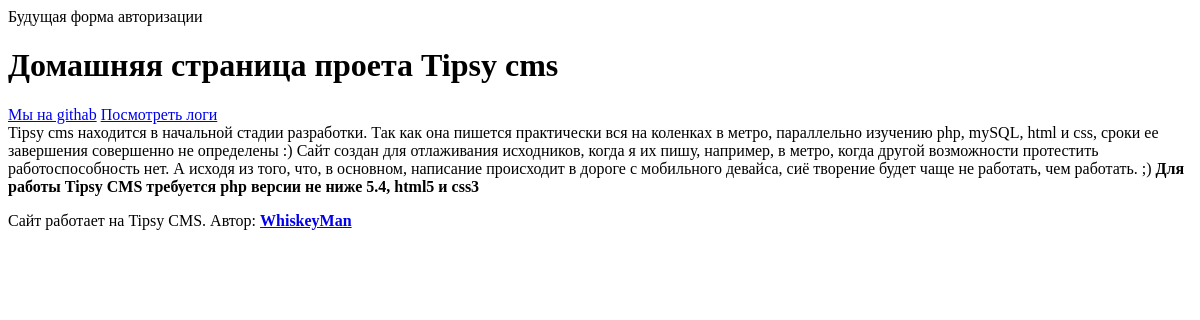
Before: / with the older database file.
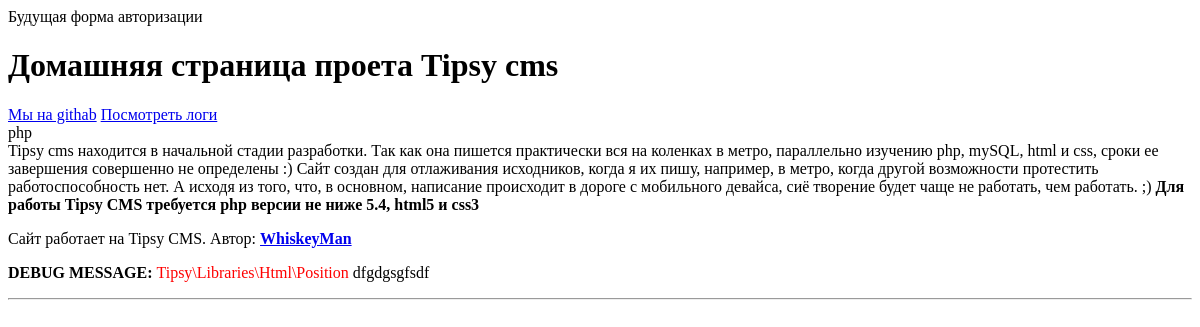
After: the same page with the newer database file.
### tables this page shows
CREATE TABLE IF NOT EXISTS `menu_items` (
  `id` int(10) NOT NULL AUTO_INCREMENT COMMENT 'id пункта меню',
  `name` char(50) NOT NULL COMMENT 'Имя пункта меню',
  `title` char(50) NOT NULL COMMENT 'Заголовок',
  `link` char(200) NOT NULL COMMENT 'на что ссылается пункт меню',
  `menu_id` int(11) NOT NULL COMMENT 'id меню к которому принадлежит пункт',
  PRIMARY KEY (`id`)
);

### Libraries/Html/Html.php (called while the page is built, shortened)
<?php
class Html
{
	public static $template = '';
	public function __construct()
	{
		$this->getTemplate();
		$this->getDebugMsg();
	}
	protected function getTemplate()
	{
		$template = 'Templates/' . Config::$template;
		try{
			if (file_exists($tmpl_index = $template . '/' . 'index.php')) {
				self::$template = $template;
			} else {
				throw new RuntimeException('Не найден <b>index.php</b> выбранного шаблона');
			}
			require_once $tmpl_index;
		} catch (RuntimeException $e) {
			Errors::getErrors();
		}
	}
	protected function getDebugMsg()
	{
		Debug::getDebugMsg();
	}
	protected function position($positionName)
	{
		Position::get($positionName);
	}
}

### Libraries/Application.php (called while the page is built, shortened)
<?php
class Application
{
	public function __construct()
	{
		$Html = new Html();
	}
}

### Framework.php (called while the page is built, shortened)
<?php
$application = new Libraries\Application;

### index.php (called while the page is built, shortened)
<?php
require_once __DIR__ . DIRECTORY_SEPARATOR . 'Framework.php';

### Libraries/Database/Query.php (called while the page is built, shortened)
<?php
abstract class Query
{
	public static function select($queryStr)
	{
		try {
			Database::$dbh->beginTransaction();
			$result = Database::$dbh->query($queryStr);
			$result->setFetchMode(\PDO::FETCH_ASSOC);
			Database::$dbh->commit();
			return $result->fetch();
		} catch(PdoException $e) {
			Database::$dbh->rollBack();
		}
	}
	public static function insert($queryStr)
	{
		try {
			Database::$dbh->beginTransaction();
			Database::$dbh->commit();
		} catch(PdoException $e) {
			Database::$dbh->rollBack();
		}
	}
}

### Components/Menu/Menu.php (the view, shortened to what this page needs)
<?php
abstract class Menu {
	public static function init()
	{
		self::getDefault();
	}
	protected static function getDefault()
	{
		$query = Query::select('SELECT menu_items.* FROM menu_items
				LEFT JOIN menus ON menu_items.menu_id=menus.id
				WHERE menu_items.menu_id=1;
		');
		echo $query['name'];
	}
}

### Templates/Light/index.php (shortened to what this page needs)
<!DOCTYPE html>
<html lang="ru">
<head>
</head>
<body>
<div id="container">
	<section>
		<?php $this->Position('Menu');?>
	</section>
</div>
</body>
</html>

### Libraries/Debug.php (shortened to what this page needs)
<?php
abstract class Debug
{
	protected static $messages = array();
	public static function AddMessage($message, $from = '')
	{
		self::$messages[] = '<font color ="red">' . $from . '    </font>' . $message . '<p>';
	}
	public static function getDebugMsg()
	{
		if(!empty(self::$messages) and Config::$debug)
		{
			echo '<b>DEBUG MESSAGE: </b>';
			foreach (self::$messages as $DebugMessages) {
				echo $DebugMessages;
			}
			echo '<HR>';
		}
	}
}

### Libraries/Html/Position.php (shortened to what this page needs)
<?php
abstract class Position extends Html
{
    protected static $tags = array('{content}','{always}');
	public static function get($positionName)
	{
		$positionName = strtolower($positionName);
		self::parse($positionName);
	}
	protected static function parse($position)
	{
		if(!$posContentType = Query::select("SELECT * FROM positions WHERE name = \"$position\";"))
			return;
		$com =  ucfirst($posContentType['name']);
		$com_ns = "\\Tipsy\\Components\\$com\\$com";
		@$pos_tmpl = file_get_contents(parent::$template.DIRECTORY_SEPARATOR.'Positions'.DIRECTORY_SEPARATOR.$com.'.tpl');
		if(!$pos_tmpl){
			Debug::AddMessage('dfgdgsgfsdf',__CLASS__,'fdf');
		}
        if(class_exists($com_ns)){
			$content = str_replace('{content}',  $com_ns::init(), $pos_tmpl);
        }elseif(substr($pos_tmpl,0,8)=='{always}'){
            $pos_tmpl = str_replace(self::$tags,'', $pos_tmpl);
            self::run_php($pos_tmpl);
        }
	}
}

Changed rows visible on the page:
added menu_items: name "php"
Other visible differences:
text now shown: "DEBUG MESSAGE:"
new list line: "Tipsy\\Libraries\\Html\\Position dfgdgsgfsdf"
